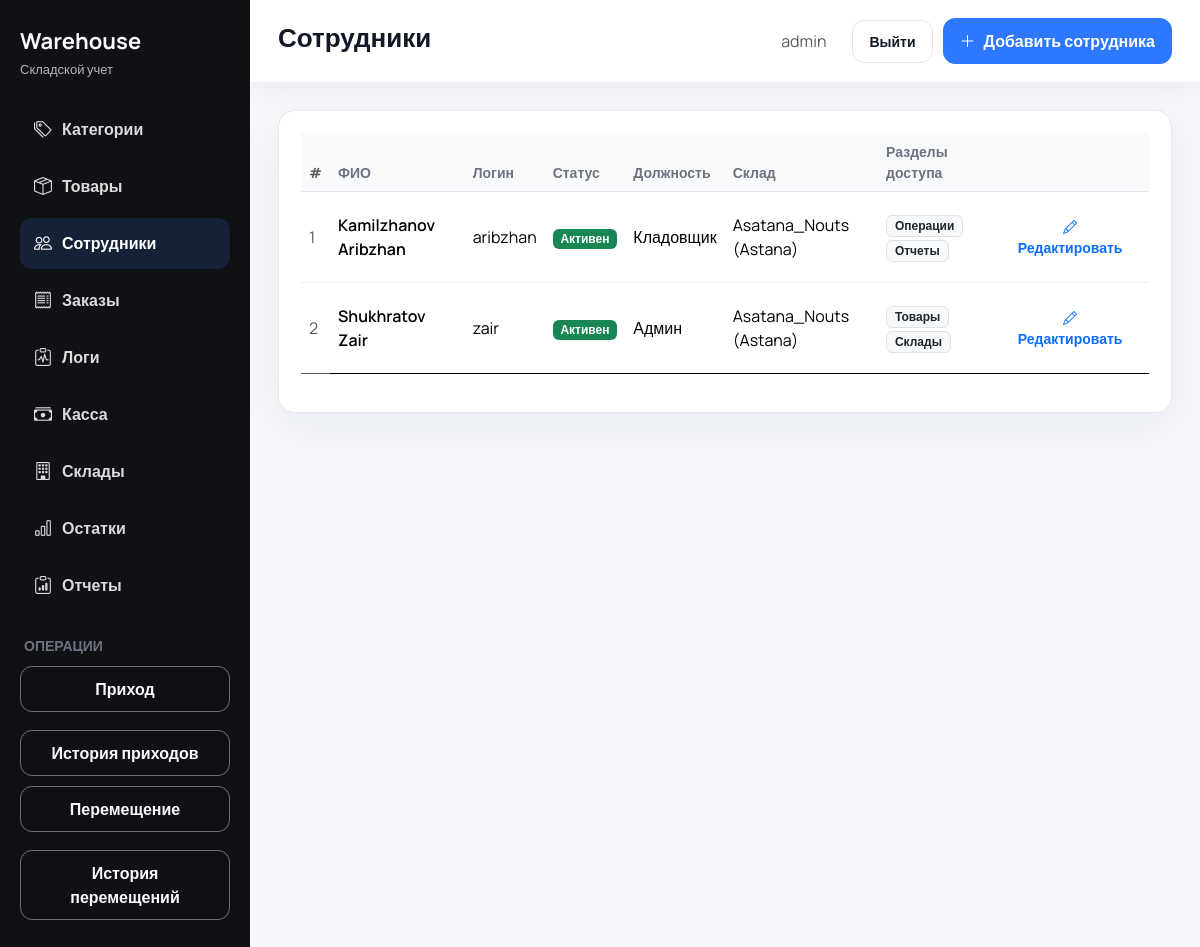
/employees/ (signed in), run on an earlier commit of the app's database.
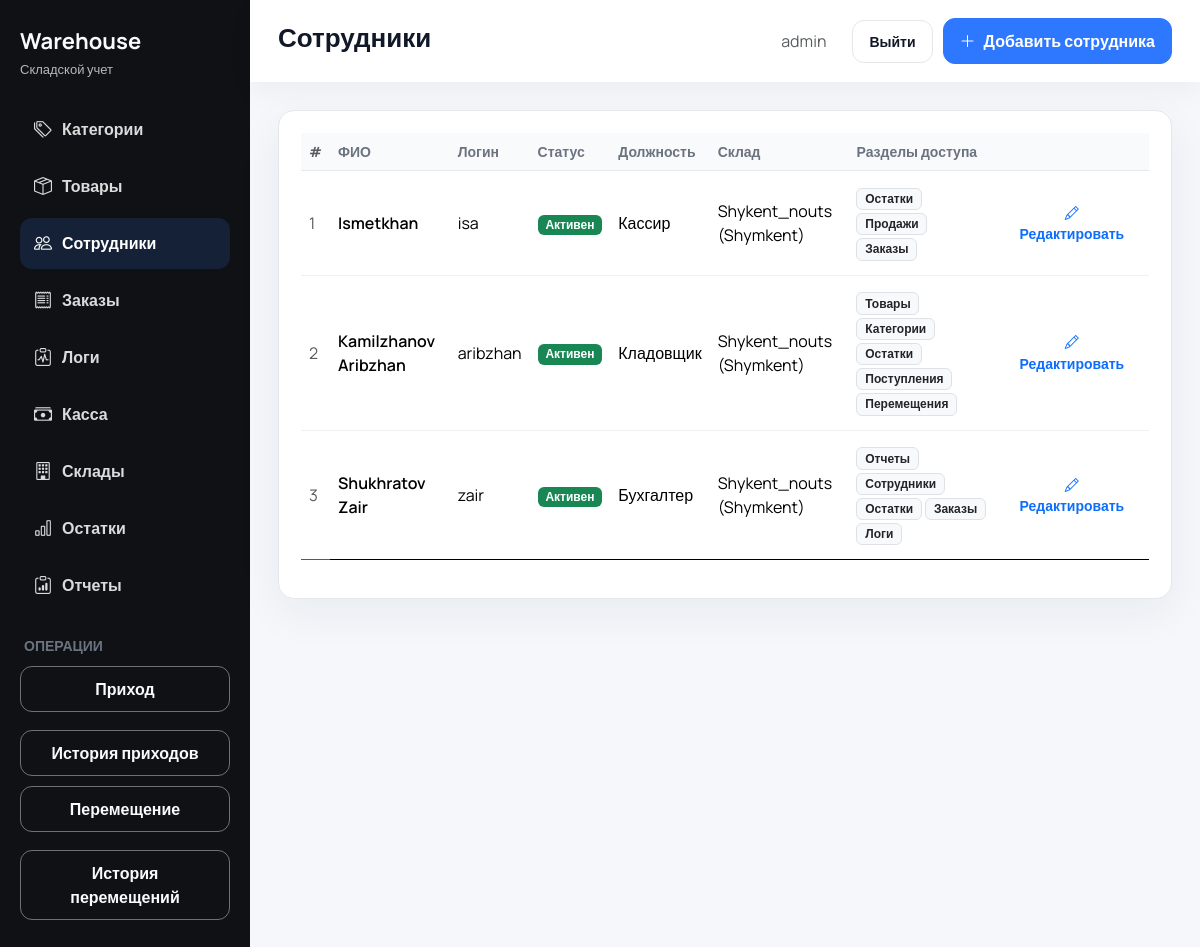
And on a later commit of the database.
### inventory/models.py (models this page shows, shortened)
class Employee(models.Model):
    POSITION_CHOICES = [
        ("admin", "Админ"),
        ("storekeeper", "Кладовщик"),
        ("cashier", "Кассир"),
        ("accountant", "Бухгалтер"),
    ]
    ACTIVE = "active"
    BLOCKED = "blocked"
    STATUS_CHOICES = [
        (ACTIVE, "Активен"),
        (BLOCKED, "Заблокирован"),
    ]
    user = models.OneToOneField(
        get_user_model(),
        on_delete=models.CASCADE,
        null=True,
        blank=True,
        related_name="employee_profile",
    )
    full_name = models.CharField(max_length=255)
    position = models.CharField(max_length=50, choices=POSITION_CHOICES, default="storekeeper")
    status = models.CharField(max_length=20, choices=STATUS_CHOICES, default=ACTIVE)
    warehouse = models.ForeignKey(
        Warehouse, on_delete=models.CASCADE, related_name="employees"
    )
    access_sections = models.ManyToManyField(
        "AccessSection",
        blank=True,
        related_name="employees",
    )
    class Meta:
        ordering = ("full_name",)
        verbose_name = "Сотрудник"
        verbose_name_plural = "Сотрудники"

class Warehouse(models.Model):
    code = models.CharField(
        max_length=20,
        unique=True,
        default=generate_warehouse_code,
        editable=False,
    )
    name = models.CharField(max_length=150, unique=True)
    location = models.CharField(max_length=255)
    created_at = models.DateTimeField(auto_now_add=True)
    class Meta:
        ordering = ("name",)
        verbose_name = "Склад"
        verbose_name_plural = "Склады"
    def __str__(self) -> str:
        return f"{self.name} ({self.location})"

class AccessSection(models.Model):
    slug = models.SlugField(max_length=50, unique=True)
    name = models.CharField(max_length=100)
    class Meta:
        verbose_name = "Раздел доступа"
        verbose_name_plural = "Разделы доступа"

### inventory/views.py (the view)
# urls.py: path("employees/", views.employee_list, name="employee_list"),
def employee_list(request):
    if not request.user.is_authenticated:
        return redirect("inventory:login")
    _require_access(request.user, "employees")
    employee_wh = _user_warehouse(request.user)
    employees = (
        Employee.objects.select_related("warehouse", "user")
        .prefetch_related("access_sections")
        .order_by("full_name")
    )
    if employee_wh and not request.user.is_superuser:
        employees = employees.filter(warehouse=employee_wh)
    return render(
        request,
        "inventory/employee_list.html",
        {"employees": employees},
    )

### inventory/context_processors.py (called while the page is built)
def accessible_sections(request) -> dict[str, set[str]]:
    slugs: Set[str] = set()
    user = getattr(request, "user", None)
    if user and user.is_authenticated:
        if user.is_superuser:
            slugs = {
                "categories",
                "products",
                "warehouses",
                "employees",
                "stocks",
                "operations",
                "reports",
                "incoming",
                "movements",
                "sales",
                "orders",
                "logs",
            }
        else:
            employee = getattr(user, "employee_profile", None)
            if employee:
                slugs = set(employee.access_sections.values_list("slug", flat=True))
    return {"accessible_sections": slugs}

### inventory/views.py (called while the page is built)
def _user_warehouse(user):
    if getattr(user, "is_superuser", False):
        return None
    employee = getattr(user, "employee_profile", None)
    return getattr(employee, "warehouse", None)

def _require_access(user, slug: str):
    if getattr(user, "is_superuser", False):
        return
    employee = getattr(user, "employee_profile", None)
    if not employee:
        raise PermissionDenied("Недостаточно прав.")
    if not employee.access_sections.filter(slug=slug).exists():
        raise PermissionDenied("Недостаточно прав.")

### inventory/templates/inventory/employee_list.html (shortened to what this page needs)
{% extends "inventory/base.html" %}
{% block page_title %}Сотрудники{% endblock %}
{% block header_actions %}
    <a href="{% url 'inventory:employee_add' %}" class="btn btn-primary btn-icon"><i class="bi bi-plus-lg"></i> Добавить сотрудника</a>
{% endblock %}
{% block content %}
<div class="card">
    <div class="card-body">
        <div class="table-responsive">
            <table class="table table-modern align-middle">
                <thead>
                <tr>
                    <th class="text-muted">#</th>
                    <th>ФИО</th>
                    <th>Логин</th>
                    <th>Статус</th>
                    <th>Должность</th>
                    <th>Склад</th>
                    <th>Разделы доступа</th>
                    <th></th>
                </tr>
                </thead>
                <tbody>
                {% for employee in employees %}
                    <tr>
                        <td class="text-muted">{{ forloop.counter }}</td>
                        <td class="fw-semibold">{{ employee.full_name }}</td>
                        <td>{% if employee.user %}{{ employee.user.username }}{% else %}—{% endif %}</td>
                        <td>
                            {% if employee.user and employee.user.is_active %}
                                <span class="badge bg-success">Активен</span>
                            {% else %}
                                <span class="badge bg-secondary">Заблокирован</span>
                            {% endif %}
                        </td>
                        <td>{{ employee.get_position_display }}</td>
                        <td>{{ employee.warehouse }}</td>
                        <td>
                            {% if employee.access_sections.all %}
                                {% for section in employee.access_sections.all %}
                                    <span class="badge bg-light text-dark border">{{ section.name }}</span>
                                {% empty %}
                                    <span class="text-muted">—</span>
                                {% endfor %}
                            {% else %}
                                <span class="text-muted">—</span>
                            {% endif %}
                        </td>
                        <td class="text-end">
                            <a class="btn btn-sm btn-outline-primary" href="{% url 'inventory:employee_edit' employee.pk %}"><i class="bi bi-pencil"></i> Редактировать</a>
                        </td>
                    </tr>
                {% empty %}
                    <tr>
                        <td colspan="8" class="text-center text-muted py-4">Сотрудников пока нет</td>
                    </tr>
                {% endfor %}
                </tbody>
            </table>
        </div>
    </div>
 </div>
{% endblock %}

### inventory/templates/inventory/base.html (shortened to what this page needs)
{% load static %}
<!DOCTYPE html>
<html lang="ru">
<head>
    <link href="https://cdn.jsdelivr.net/npm/bootstrap@5.3.3/dist/css/bootstrap.min.css" rel="stylesheet">
    <link href="https://cdn.jsdelivr.net/npm/bootstrap-icons@1.11.3/font/bootstrap-icons.css" rel="stylesheet">
    <link href="{% static 'css/dashboard.css' %}" rel="stylesheet">
</head>
<body>
<div class="app-shell">
    {% if request.user.is_authenticated %}
            {% with current=request.resolver_match.url_name %}
            {% with allowed=accessible_sections %}
    <aside class="app-sidebar">
        <div class="app-sidebar__brand">
            <h1>Warehouse</h1>
            <span>Складской учет</span>
        </div>
        <nav class="sidebar-nav">
                {% if request.user.is_superuser or 'categories' in allowed %}
                <a class="sidebar-link {% if current == 'category_list' or current == 'category_add' %}active{% endif %}" href="{% url 'inventory:category_list' %}">
                    <i class="bi bi-tags"></i>
                    <span>Категории</span>
                </a>
                {% endif %}
                {% if request.user.is_superuser or 'products' in allowed %}
                <a class="sidebar-link {% if current == 'product_list' or current == 'product_add' %}active{% endif %}" href="{% url 'inventory:product_list' %}">
                    <i class="bi bi-box-seam"></i>
                    <span>Товары</span>
                </a>
                {% endif %}
                {% if request.user.is_superuser or 'employees' in allowed %}
                <a class="sidebar-link {% if current == 'employee_list' or current == 'employee_add' or current == 'employee_edit' %}active{% endif %}" href="{% url 'inventory:employee_list' %}">
                    <i class="bi bi-people"></i>
                    <span>Сотрудники</span>
                </a>
                {% endif %}
                {% if request.user.is_superuser or 'orders' in allowed %}
                <a class="sidebar-link {% if current == 'orders_list' %}active{% endif %}" href="{% url 'inventory:orders_list' %}">
                    <i class="bi bi-receipt"></i>
                    <span>Заказы</span>
                </a>
                {% endif %}
                {% if request.user.is_superuser or 'logs' in allowed %}
                <a class="sidebar-link {% if current == 'logs_list' %}active{% endif %}" href="{% url 'inventory:logs_list' %}">
                    <i class="bi bi-clipboard-pulse"></i>
                    <span>Логи</span>
                </a>
                {% endif %}
                {% if request.user.is_superuser or 'sales' in allowed %}
                <a class="sidebar-link {% if current == 'pos' %}active{% endif %}" href="{% url 'inventory:pos' %}">
                    <i class="bi bi-cash-stack"></i>
                    <span>Касса</span>
                </a>
                {% endif %}
                {% if request.user.is_superuser or 'warehouses' in allowed %}
                <a class="sidebar-link {% if current == 'warehouse_list' or current == 'warehouse_add' or current == 'employee_add' %}active{% endif %}" href="{% url 'inventory:warehouse_list' %}">
                    <i class="bi bi-building"></i>
                    <span>Склады</span>
                </a>
                {% endif %}
                {% if request.user.is_superuser or 'stocks' in allowed %}
                <a class="sidebar-link {% if current == 'stock_list' %}active{% endif %}" href="{% url 'inventory:stock_list' %}">
                    <i class="bi bi-bar-chart"></i>
                    <span>Остатки</span>
                </a>
                {% endif %}
                {% if request.user.is_superuser or 'reports' in allowed %}
                <a class="sidebar-link {% if current == 'sales_report' %}active{% endif %}" href="{% url 'inventory:sales_report' %}">
                    <i class="bi bi-clipboard-data"></i>
                    <span>Отчеты</span>
                </a>
                {% endif %}
        </nav>
        <div class="sidebar-actions">
            <div class="text-uppercase muted small fw-bold px-1">Операции</div>
            {% if request.user.is_superuser or 'incoming' in allowed %}
            <a class="btn btn-outline-light" href="{% url 'inventory:incoming_add' %}">Приход</a>
            <a class="btn btn-outline-light mt-2" href="{% url 'inventory:incoming_list' %}">История приходов</a>
            {% endif %}
            {% if request.user.is_superuser or 'movements' in allowed %}
            <a class="btn btn-outline-light" href="{% url 'inventory:movement_add' %}">Перемещение</a>
            <a class="btn btn-outline-light mt-2" href="{% url 'inventory:movement_list' %}">История перемещений</a>
            {% endif %}
        </div>
    </aside>
        {% endwith %}
        {% endwith %}
    {% endif %}
    <main class="app-main">
        <header class="app-header">
            <div class="header-inner">
                <div class="page-title">
                    <h2>{% block page_title %}Панель{% endblock %}</h2>
                </div>
                <div class="toolbar">
                    {% if request.user.is_authenticated %}
                        <span class="me-3 text-muted">{{ request.user.username }}</span>
                        <a href="{% url 'inventory:logout' %}" class="btn btn-outline-secondary btn-sm">Выйти</a>
                    {% else %}
                        <a href="{% url 'inventory:login' %}" class="btn btn-primary btn-sm">Войти</a>
                    {% endif %}
                    {% block header_actions %}{% endblock %}
                </div>
            </div>
        </header>
        <section class="page-wrapper">
            {% block content %}{% endblock %}
        </section>
    </main>
</div>
</body>
</html>

### static/css/dashboard.css (style rules this page uses)
:root { --bg: #f5f7fb; --sidebar: #0f1115; --sidebar-accent: #1d2330; --primary: #2d78ff; --primary-hover: #1f6bff; --muted: #6b7280; --text: #111827; --card: #ffffff; --border: #e5e7eb; --success: #23c16b; --warning: #ffae1f; --danger: #f25f5c; --radius: 16px; --shadow: 0 14px 45px rgba(23, 31, 56, 0.06); }
* { box-sizing: border-box; }
body { margin: 0; font-family: "Manrope", "Helvetica Neue", sans-serif; background: var(--bg); color: var(--text); min-height: 100vh; }
a { text-decoration: none; }
.app-shell { display: flex; min-height: 100vh; }
.app-sidebar { width: 250px; background: var(--sidebar); color: #f9fafb; padding: 28px 20px; display: flex; flex-direction: column; gap: 24px; }
.app-sidebar__brand { display: flex; flex-direction: column; gap: 6px; }
.app-sidebar__brand h1 { font-size: 22px; font-weight: 700; margin: 0; }
.app-sidebar__brand span { color: rgba(255, 255, 255, 0.7); font-size: 13px; }
.sidebar-nav { display: flex; flex-direction: column; gap: 6px; }
.sidebar-link { display: flex; align-items: center; gap: 10px; padding: 12px 14px; border-radius: 12px; color: rgba(255, 255, 255, 0.85); transition: background 0.2s ease, color 0.2s ease; font-weight: 600; }
.sidebar-link i { font-size: 18px; }
.sidebar-link.active { background: #142137; color: #ffffff; }
.sidebar-actions { margin-top: auto; display: flex; flex-direction: column; gap: 10px; }
.sidebar-actions .btn { width: 100%; }
.app-main { flex: 1; display: flex; flex-direction: column; }
.app-header { background: var(--card); box-shadow: 0 10px 25px rgba(0, 0, 0, 0.04); padding: 18px 28px; position: sticky; top: 0; z-index: 10; }
.header-inner { display: flex; align-items: center; justify-content: space-between; gap: 16px; flex-wrap: wrap; }
.page-title { display: flex; flex-direction: column; gap: 6px; }
.page-title h2 { margin: 0; font-size: 26px; font-weight: 700; }
.toolbar { display: inline-flex; align-items: center; gap: 10px; }
.page-wrapper { padding: 28px; width: 100%; }
.card { border: 1px solid var(--border); border-radius: var(--radius); box-shadow: var(--shadow); }
.card-body { padding: 22px 22px; }
.btn { border-radius: 12px; font-weight: 700; padding: 10px 16px; border: none; }
.btn-primary { background: var(--primary); border: 1px solid var(--primary); }
.btn-outline-light { border: 1px solid rgba(255, 255, 255, 0.4); color: #f9fafb; background: transparent; }
.btn-outline-secondary { border: 1px solid var(--border); color: var(--text); background: transparent; }
.btn-icon { display: inline-flex; align-items: center; gap: 8px; }
.muted { color: var(--muted); }
.table-modern { --bs-table-bg: transparent; --bs-table-striped-bg: transparent; }
.table-modern thead th { text-transform: none; font-size: 14px; color: var(--muted); border-bottom: 1px solid var(--border); background: #f9fafb; }
.table-modern tbody tr { border-bottom: 1px solid #eef0f4; }
.table-modern tbody tr:last-child { border-bottom: none; }
.table-modern td { vertical-align: middle; padding-top: 14px; padding-bottom: 14px; }

What changed in the data, as far as the page shows it:
added Employee: full_name "Ismetkhan", user.username "isa", shows "Активен", position "Кассир", warehouse "Shykent_nouts (Shymkent)"
added AccessSection: name "Остатки"
added AccessSection: name "Продажи", shown under "Ismetkhan"
added AccessSection: name "Заказы"
changed Employee "Kamilzhanov Aribzhan": loses AccessSection (name "Операции"); warehouse "Asatana_Nouts (Astana)" → "Shykent_nouts (Shymkent)"; gains AccessSection (name "Товары"); loses AccessSection (name "Отчеты")
added AccessSection: name "Категории", shown under Employee "Kamilzhanov Aribzhan"
added AccessSection: name "Поступления", shown under Employee "Kamilzhanov Aribzhan"
added AccessSection: name "Перемещения", shown under Employee "Kamilzhanov Aribzhan"
changed Employee "Shukhratov Zair": loses AccessSection (name "Склады"); position "Админ" → "Бухгалтер"; warehouse "Asatana_Nouts (Astana)" → "Shykent_nouts (Shymkent)"; gains AccessSection (name "Отчеты"); loses AccessSection (name "Товары")
added AccessSection: name "Сотрудники", shown under Employee "Shukhratov Zair"
added AccessSection: name "Логи", shown under Employee "Shukhratov Zair"
